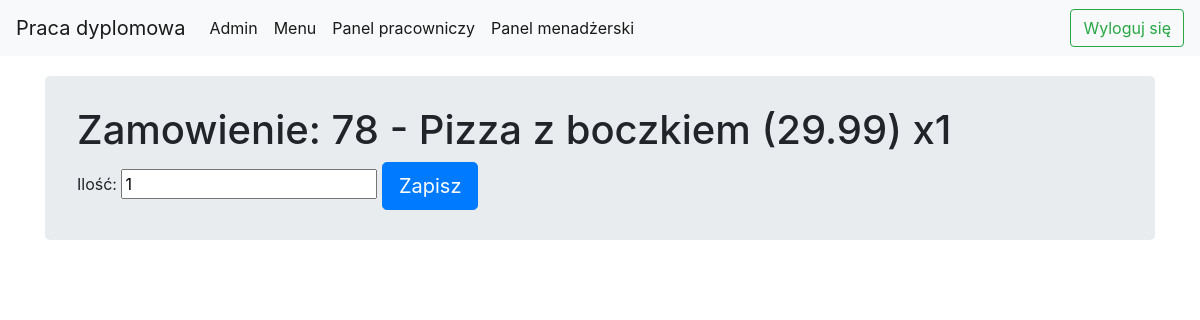
The page /order/73/edit (signed in) on the database its author committed.
### restaurantApp/models.py (models this page shows, shortened)
class ProductOrder(models.Model):
    product = models.ForeignKey(Product, on_delete=models.CASCADE)
    order = models.ForeignKey(Order, on_delete=models.CASCADE)
    quantity = models.IntegerField(default=1)
    def __str__(self):
        return f"Zamowienie: {self.order.id} - {self.product} x{self.quantity}"

class Order(models.Model):
    date = models.DateTimeField(default=timezone.now)
    employee = models.ForeignKey(Employee, on_delete=models.CASCADE, default=None)
    total_price = models.FloatField(default=0)
    STATUS_TYPES = (
        ('A', 'Aktywne'),
        ('Z', 'Zamknięte')
    )
    status = models.CharField(max_length=1, choices=STATUS_TYPES, default='A')
    PAYMENT_TYPES = (
        ('G', 'Gotówka'),
        ('K', 'Karta')
    )
    payment = models.CharField(max_length=1, choices=PAYMENT_TYPES, null=True, blank=True)

class Product(models.Model):
    name = models.CharField(max_length=100)
    price = models.FloatField()
    PRODUCT_TYPES = (
        ('N', 'Napój'),
        ('P', 'Posiłek'),
        ('D', 'Dodatek')
    )
    product_type = models.CharField(max_length=3, choices=PRODUCT_TYPES, default='P')
    def __str__(self):
        return f"{self.name} ({self.price})"

### restaurantApp/views.py (the view)
# urls.py: path('order/<int:id>/edit', views.edit_product_order, name='edit_product_order'),
@login_required
def edit_product_order(request, id):
    product_order = ProductOrder.objects.get(id=id)
    if request.method == 'POST':
        quantity = int(request.POST.get('quantity'))
        print(type(quantity))
        if quantity == 0:
            product_order.delete()
        else:
            product_order.quantity = quantity
            product_order.save()
        return redirect(f'/order/{product_order.order.id}')
    else:
        return render(request, "restaurantApp/edit_product_order.html", {"product_order": product_order})

### templates/restaurantApp/edit_product_order.html (shortened to what this page needs)
<!DOCTYPE html>
{% extends "restaurantApp/base.html" %}
{% load static %}
{% block css_block %}
    <link rel="stylesheet" type="text/css" href="{% static 'css/control_panel.css' %}">
{% endblock css_block %}
{% block body_block %}
    <div class="jumbotron">
        <h1>{{ product_order }}</h1>
        <form id="editProductOrderForm" method="post" enctype="multipart/form-data">
            <label for id="quantity">Ilość: </label>
            <input id="quantity" name="quantity" type="number" value="{{ product_order.quantity }}" min="0">
            <button type="submit" class="btn btn-primary btn-lg"> Zapisz
            </button>
        </form>
    </div>
{% endblock %}

### static/css/base.css (style rules this page uses)
html { overflow: hidden; }
body { margin: 0; box-sizing: border-box; }
html, body { height: 100%; width: 100%; background: url("/static/img/b3.JPG") no-repeat 0 0 scroll; height: 100%; width: 100%; background-position: 0px -40px; background-repeat: no-repeat; background-size: cover; }
.jumbotron { height: 100%; margin-bottom: 20px; margin-top: 20px; padding-top: 30px; padding-bottom: 30px; }

### rows shown on the page
ProductOrder: order+product+quantity "Zamowienie: 78 - Pizza z boczkiem (29.99) x1", quantity "1"
